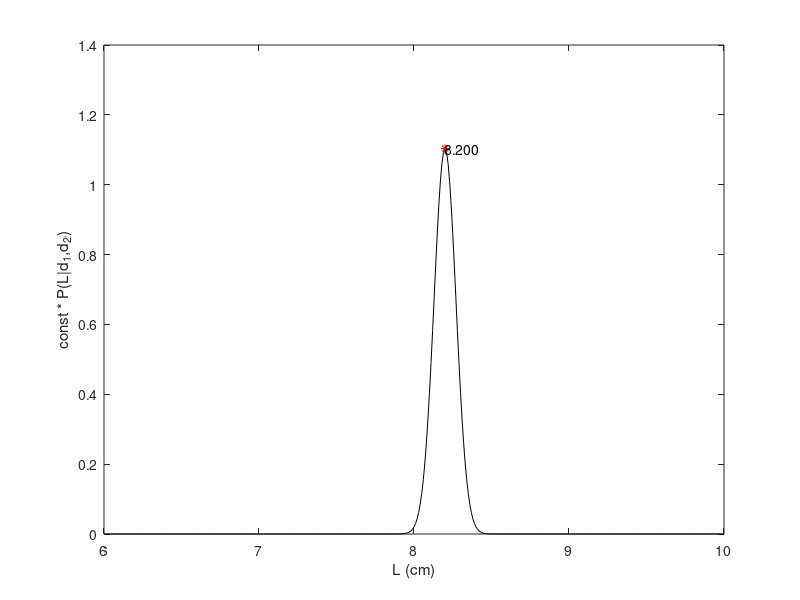

MATLAB code for this plot:
function hw3_p1_d3

L = 6:0.01:10;

f1 = 3*exp(-50*(9.1-L).^2) + exp(-50*(8.1-L).^2);
f2 = 3*exp(-50*(L-8.3).^2) + exp(-50*(L-7.3).^2);
f = f1 .* f2;
plot(L,f,'k-');

[~,loc] = max(f);
hold on;
plot(L(loc),f(loc),'r*');
text(L(loc),f(loc),num2str(L(loc),'%5.3f'));
hold off;

xlabel('L (cm)');
ylabel('const * P(L|d_1,d_2)');
end